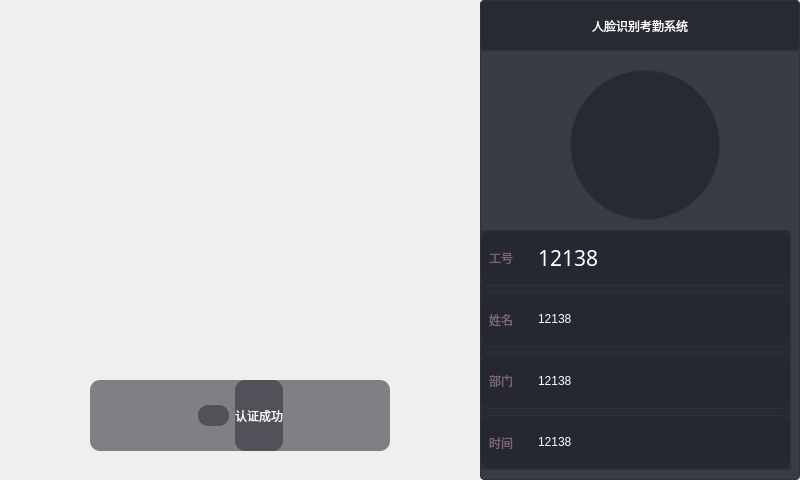
<?xml version="1.0" encoding="UTF-8"?>
<ui version="4.0">
 <class>FaceAttendance</class>
 <widget class="QMainWindow" name="FaceAttendance">
  <property name="geometry">
   <rect>
    <x>0</x>
    <y>0</y>
    <width>800</width>
    <height>480</height>
   </rect>
  </property>
  <property name="windowTitle">
   <string>FaceAttendance</string>
  </property>
  <widget class="QWidget" name="centralwidget">
   <widget class="QWidget" name="videoWidget" native="true">
    <property name="geometry">
     <rect>
      <x>0</x>
      <y>0</y>
      <width>480</width>
      <height>480</height>
     </rect>
    </property>
    <property name="styleSheet">
     <string notr="true"/>
    </property>
    <widget class="QWidget" name="widgetLb" native="true">
     <property name="geometry">
      <rect>
       <x>90</x>
       <y>380</y>
       <width>300</width>
       <height>71</height>
      </rect>
     </property>
     <property name="styleSheet">
      <string notr="true">border-radius:10px;
background-color: rgba(49, 50, 60, 150);</string>
     </property>
     <layout class="QHBoxLayout" name="horizontalLayout_2">
      <item>
       <spacer name="horizontalSpacer_2">
        <property name="orientation">
         <enum>Qt::Horizontal</enum>
        </property>
        <property name="sizeHint" stdset="0">
         <size>
          <width>40</width>
          <height>20</height>
         </size>
        </property>
       </spacer>
      </item>
      <item>
       <layout class="QHBoxLayout" name="horizontalLayout">
        <item>
         <widget class="QLabel" name="label">
          <property name="minimumSize">
           <size>
            <width>31</width>
            <height>21</height>
           </size>
          </property>
          <property name="maximumSize">
           <size>
            <width>32</width>
            <height>21</height>
           </size>
          </property>
          <property name="styleSheet">
           <string notr="true">border-image: url(:/yes.png);</string>
          </property>
          <property name="text">
           <string/>
          </property>
         </widget>
        </item>
        <item>
         <widget class="QLabel" name="label_2">
          <property name="styleSheet">
           <string notr="true">font: 25 24pt &quot;Arial&quot;;
color: rgb(255, 255, 255);
background-color: rgb(49, 50, 54， 150);</string>
          </property>
          <property name="text">
           <string>认证成功</string>
          </property>
         </widget>
        </item>
       </layout>
      </item>
      <item>
       <spacer name="horizontalSpacer">
        <property name="orientation">
         <enum>Qt::Horizontal</enum>
        </property>
        <property name="sizeHint" stdset="0">
         <size>
          <width>40</width>
          <height>20</height>
         </size>
        </property>
       </spacer>
      </item>
     </layout>
    </widget>
    <widget class="QLabel" name="headpicLb">
     <property name="geometry">
      <rect>
       <x>107</x>
       <y>30</y>
       <width>266</width>
       <height>266</height>
      </rect>
     </property>
     <property name="styleSheet">
      <string notr="true">border-image: url(:/crc.png);</string>
     </property>
     <property name="text">
      <string/>
     </property>
    </widget>
    <widget class="QLabel" name="videoLb">
     <property name="geometry">
      <rect>
       <x>0</x>
       <y>0</y>
       <width>480</width>
       <height>480</height>
      </rect>
     </property>
     <property name="text">
      <string/>
     </property>
    </widget>
    <zorder>videoLb</zorder>
    <zorder>widgetLb</zorder>
    <zorder>headpicLb</zorder>
   </widget>
   <widget class="QWidget" name="widget_3" native="true">
    <property name="geometry">
     <rect>
      <x>480</x>
      <y>0</y>
      <width>320</width>
      <height>480</height>
     </rect>
    </property>
    <property name="styleSheet">
     <string notr="true">QWidget{
	border:1px solid #313236;
	border-radius:4px;
	
	background-color: rgb(37, 40, 49, 0.9);
}

QWidget#titleLb{
	
	font: 16pt &quot;微软雅黑&quot;;
	color: rgb(255, 255, 255);
}

QWidget#headLb{
	border-radius:75px;
}</string>
    </property>
    <widget class="QLabel" name="headLb">
     <property name="geometry">
      <rect>
       <x>90</x>
       <y>70</y>
       <width>150</width>
       <height>150</height>
      </rect>
     </property>
     <property name="text">
      <string/>
     </property>
    </widget>
    <widget class="QLabel" name="titleLb">
     <property name="geometry">
      <rect>
       <x>0</x>
       <y>0</y>
       <width>320</width>
       <height>51</height>
      </rect>
     </property>
     <property name="styleSheet">
      <string notr="true"/>
     </property>
     <property name="text">
      <string>人脸识别考勤系统</string>
     </property>
     <property name="alignment">
      <set>Qt::AlignCenter</set>
     </property>
    </widget>
    <widget class="QWidget" name="layoutWidget">
     <property name="geometry">
      <rect>
       <x>0</x>
       <y>230</y>
       <width>311</width>
       <height>240</height>
      </rect>
     </property>
     <layout class="QVBoxLayout" name="verticalLayout">
      <item>
       <widget class="QWidget" name="widget_4" native="true">
        <property name="styleSheet">
         <string notr="true">QWidget{
	border:1px solid #313236;
	border-radius:10px;
	background-color: rgb(37, 40, 49, 0.9);
}

QLabel{
	border:none;
	color: rgb(125, 100, 127);
	font: 16pt &quot;微软雅黑&quot;;
}

QLineEdit{
	border:none;
	color: rgb(255, 255, 255);
	Font: 16pt &quot;微软雅黑&quot;;
}</string>
        </property>
        <layout class="QHBoxLayout" name="horizontalLayout_3">
         <item>
          <widget class="QLabel" name="label_6">
           <property name="text">
            <string>工号</string>
           </property>
          </widget>
         </item>
         <item>
          <spacer name="horizontalSpacer_3">
           <property name="orientation">
            <enum>Qt::Horizontal</enum>
           </property>
           <property name="sizeType">
            <enum>QSizePolicy::Fixed</enum>
           </property>
           <property name="sizeHint" stdset="0">
            <size>
             <width>17</width>
             <height>30</height>
            </size>
           </property>
          </spacer>
         </item>
         <item>
          <widget class="QLineEdit" name="numberEdit">
           <property name="enabled">
            <bool>false</bool>
           </property>
           <property name="font">
            <font>
             <family>微软雅黑</family>
             <pointsize>16</pointsize>
             <weight>50</weight>
             <italic>false</italic>
             <bold>false</bold>
            </font>
           </property>
           <property name="text">
            <string>12138</string>
           </property>
          </widget>
         </item>
        </layout>
       </widget>
      </item>
      <item>
       <widget class="QWidget" name="widget_5" native="true">
        <property name="styleSheet">
         <string notr="true">QWidget{
	border:1px solid #313236;
	border-radius:10px;
	background-color: rgb(37, 40, 49, 0.9);
}

QLabel{
	border:none;
	color: rgb(125, 100, 127);
	font: 16pt &quot;微软雅黑&quot;;
}

QLineEdit{
	border:none;
	color: rgb(255, 255, 255);
	Font: 16pt &quot;微软雅黑&quot;;
}</string>
        </property>
        <layout class="QHBoxLayout" name="horizontalLayout_4">
         <item>
          <widget class="QLabel" name="label_7">
           <property name="text">
            <string>姓名</string>
           </property>
          </widget>
         </item>
         <item>
          <spacer name="horizontalSpacer_4">
           <property name="orientation">
            <enum>Qt::Horizontal</enum>
           </property>
           <property name="sizeType">
            <enum>QSizePolicy::Fixed</enum>
           </property>
           <property name="sizeHint" stdset="0">
            <size>
             <width>17</width>
             <height>30</height>
            </size>
           </property>
          </spacer>
         </item>
         <item>
          <widget class="QLineEdit" name="nameEdit">
           <property name="enabled">
            <bool>false</bool>
           </property>
           <property name="text">
            <string>12138</string>
           </property>
          </widget>
         </item>
        </layout>
       </widget>
      </item>
      <item>
       <widget class="QWidget" name="widget_6" native="true">
        <property name="styleSheet">
         <string notr="true">QWidget{
	border:1px solid #313236;
	border-radius:10px;
	background-color: rgb(37, 40, 49, 0.9);
}

QLabel{
	border:none;
	color: rgb(125, 100, 127);
	font: 16pt &quot;微软雅黑&quot;;
}

QLineEdit{
	border:none;
	color: rgb(255, 255, 255);
	Font: 16pt &quot;微软雅黑&quot;;
}</string>
        </property>
        <layout class="QHBoxLayout" name="horizontalLayout_5">
         <item>
          <widget class="QLabel" name="label_8">
           <property name="text">
            <string>部门</string>
           </property>
          </widget>
         </item>
         <item>
          <spacer name="horizontalSpacer_5">
           <property name="orientation">
            <enum>Qt::Horizontal</enum>
           </property>
           <property name="sizeType">
            <enum>QSizePolicy::Fixed</enum>
           </property>
           <property name="sizeHint" stdset="0">
            <size>
             <width>17</width>
             <height>30</height>
            </size>
           </property>
          </spacer>
         </item>
         <item>
          <widget class="QLineEdit" name="departmentEdit">
           <property name="enabled">
            <bool>false</bool>
           </property>
           <property name="text">
            <string>12138</string>
           </property>
          </widget>
         </item>
        </layout>
       </widget>
      </item>
      <item>
       <widget class="QWidget" name="widget_7" native="true">
        <property name="styleSheet">
         <string notr="true">QWidget{
	border:1px solid #313236;
	border-radius:10px;
	background-color: rgb(37, 40, 49, 0.9);
}

QLabel{
	border:none;
	color: rgb(125, 100, 127);
	font: 16pt &quot;微软雅黑&quot;;
}

QLineEdit{
	border:none;
	color: rgb(255, 255, 255);
	Font: 16pt &quot;微软雅黑&quot;;
}</string>
        </property>
        <layout class="QHBoxLayout" name="horizontalLayout_6">
         <item>
          <widget class="QLabel" name="label_9">
           <property name="text">
            <string>时间</string>
           </property>
          </widget>
         </item>
         <item>
          <spacer name="horizontalSpacer_6">
           <property name="orientation">
            <enum>Qt::Horizontal</enum>
           </property>
           <property name="sizeType">
            <enum>QSizePolicy::Fixed</enum>
           </property>
           <property name="sizeHint" stdset="0">
            <size>
             <width>17</width>
             <height>30</height>
            </size>
           </property>
          </spacer>
         </item>
         <item>
          <widget class="QLineEdit" name="timeEdit">
           <property name="enabled">
            <bool>false</bool>
           </property>
           <property name="text">
            <string>12138</string>
           </property>
          </widget>
         </item>
        </layout>
       </widget>
      </item>
     </layout>
    </widget>
   </widget>
  </widget>
 </widget>
 <resources/>
 <connections/>
</ui>
